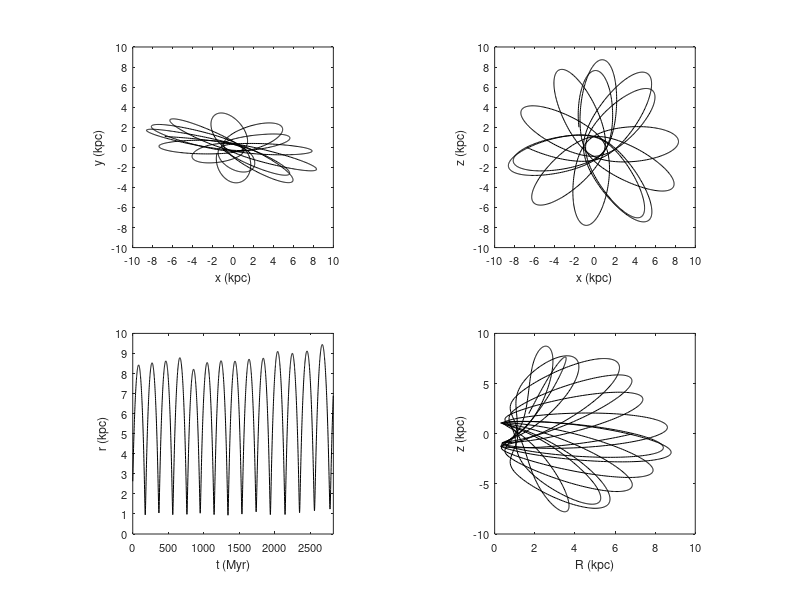

Here is the MATLAB script that generated this plot:
clear all
close all

data = load('ax_coeff.dat');

whitebg('w')

t = data(:,1);

x = data(:,12);
y = data(:,13);
z = data(:,14);

v_x = data(:,15);
v_y = data(:,16);
v_z = data(:,17);

R = sqrt(x.^2+y.^2);
r = sqrt(x.^2+y.^2+z.^2);



subplot(2,2,1), plot(x,y,'k')

xlabel('x (kpc)','fontsize',9)
ylabel('y (kpc)','fontsize',9)
axis([-10 10 -10 10])
set(gca,'xtick',(-10:2:10),'ytick',(-10:2:10),'fontsize',8)
axis square


subplot(2,2,2), plot(x,z,'k')

xlabel('x (kpc)','fontsize',9)
ylabel('z (kpc)','fontsize',9)
axis([-10 10 -10 10])
set(gca,'xtick',(-10:2:10),'ytick',(-10:2:10),'fontsize',8)
axis square

subplot(2,2,3), plot(t,r,'k')

xlabel('t (Myr)','fontsize',9)
ylabel('r (kpc)','fontsize',9)
axis([0 max(t) 0 10])
set(gca,'ytick',(0:10),'fontsize',8)
axis square


subplot(2,2,4), plot(R,z,'k')

xlabel('R (kpc)','fontsize',9)
ylabel('z (kpc)','fontsize',9)
axis square
axis([0 10 -10 10])
set(gca,'fontsize',8)



